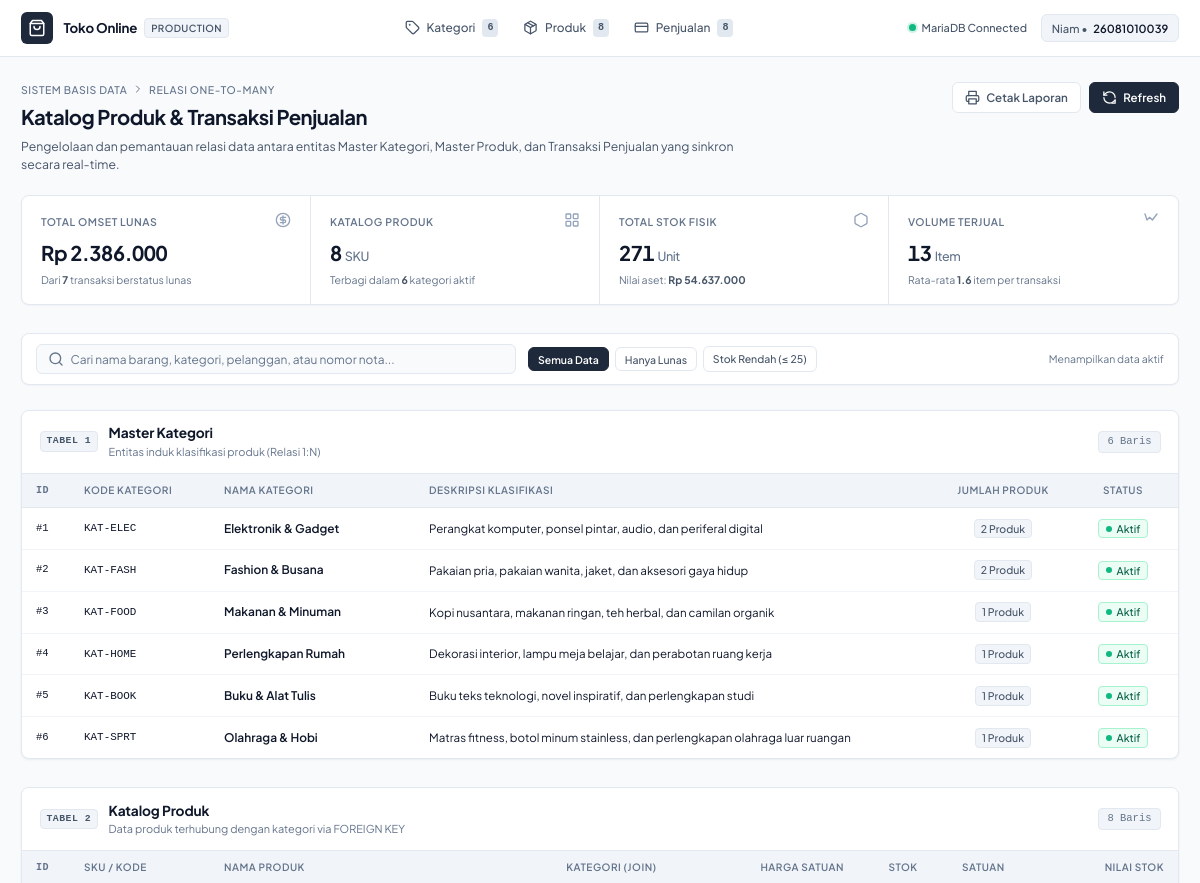
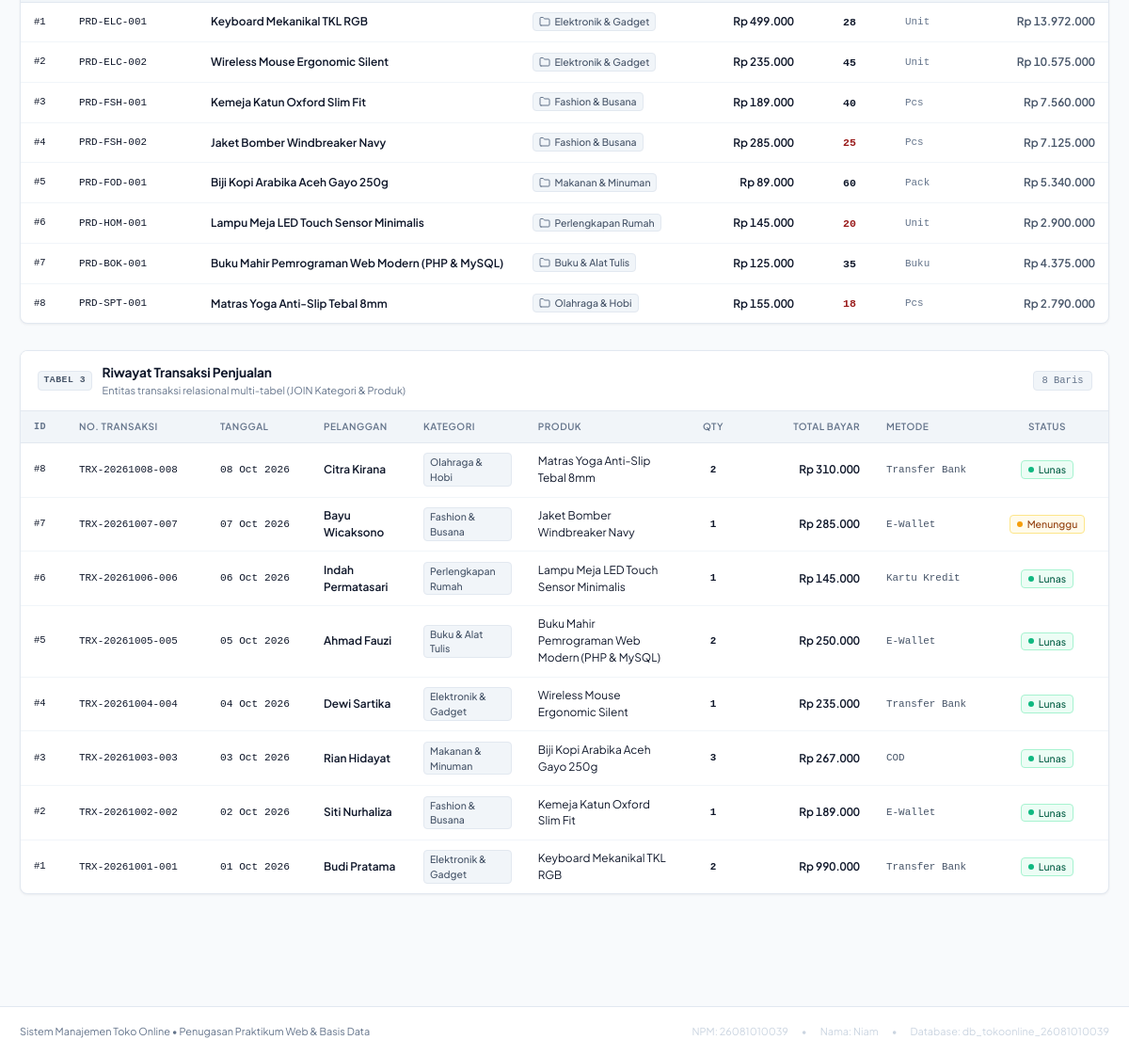
The page / on the database its author committed (2 pictures, top to bottom).
### tables this page shows
CREATE TABLE kategori (
    id_kategori INT AUTO_INCREMENT PRIMARY KEY,
    kode_kategori VARCHAR(20) NOT NULL UNIQUE,
    nama_kategori VARCHAR(100) NOT NULL,
    deskripsi TEXT,
    status_kategori ENUM ('Aktif', 'Nonaktif') NOT NULL DEFAULT 'Aktif'
);

CREATE TABLE produk (
    id_produk INT AUTO_INCREMENT PRIMARY KEY,
    id_kategori INT NOT NULL,
    kode_produk VARCHAR(20) NOT NULL UNIQUE,
    nama_produk VARCHAR(150) NOT NULL,
    harga DECIMAL(12, 2) NOT NULL,
    stok INT NOT NULL DEFAULT 0,
    satuan VARCHAR(20) NOT NULL DEFAULT 'Pcs',
    CONSTRAINT fk_produk_kategori FOREIGN KEY (id_kategori) REFERENCES kategori (id_kategori) ON DELETE CASCADE ON UPDATE CASCADE
);

CREATE TABLE penjualan (
    id_penjualan INT AUTO_INCREMENT PRIMARY KEY,
    nomor_transaksi VARCHAR(30) NOT NULL UNIQUE,
    id_kategori INT NOT NULL,
    id_produk INT NOT NULL,
    nama_pelanggan VARCHAR(100) NOT NULL,
    tanggal_transaksi DATE NOT NULL,
    jumlah INT NOT NULL,
    total_harga DECIMAL(12, 2) NOT NULL,
    metode_pembayaran ENUM (
        'Transfer Bank',
        'E-Wallet',
        'Kartu Kredit',
        'COD'
    ) NOT NULL,
    status_pembayaran ENUM ('Lunas', 'Menunggu Pembayaran', 'Dibatalkan') NOT NULL DEFAULT 'Lunas',
    CONSTRAINT fk_penjualan_kategori FOREIGN KEY (id_kategori) REFERENCES kategori (id_kategori) ON DELETE CASCADE ON UPDATE CASCADE,
    CONSTRAINT fk_penjualan_produk FOREIGN KEY (id_produk) REFERENCES produk (id_produk) ON DELETE CASCADE ON UPDATE CASCADE
);

### index.php (the view, shortened to what the rows shown need)
<?php
require_once __DIR__ . '/services/config.php';
$query_kategori = "SELECT k.*, COUNT(p.id_produk) AS total_produk_terkait
                   FROM kategori k
                   LEFT JOIN produk p ON k.id_kategori = p.id_kategori
                   GROUP BY k.id_kategori
                   ORDER BY k.id_kategori ASC";
$result_kategori = mysqli_query($conn, $query_kategori);
$query_produk = "SELECT p.*, k.nama_kategori
                 FROM produk p
                 INNER JOIN kategori k ON p.id_kategori = k.id_kategori
                 ORDER BY p.id_produk ASC";
$result_produk = mysqli_query($conn, $query_produk);
$query_penjualan = "SELECT pj.*, p.nama_produk, p.harga AS harga_satuan, k.nama_kategori
                    FROM penjualan pj
                    INNER JOIN produk p ON pj.id_produk = p.id_produk
                    INNER JOIN kategori k ON pj.id_kategori = k.id_kategori
                    ORDER BY pj.tanggal_transaksi DESC, pj.id_penjualan DESC";
$result_penjualan = mysqli_query($conn, $query_penjualan);
?>
<!DOCTYPE html>
<html lang="id">
<head>
    <link rel="stylesheet" href="css/style.css">
</head>
<body>
    <main class="app-main">
        <section class="page-intro">
            <div class="intro-text-wrap">
                <h1 class="page-title">Katalog Produk & Transaksi Penjualan</h1>
            </div>
        </section>
        <section class="data-panel" id="tabel-kategori">
            <div class="panel-header">
                <div class="panel-title-group">
                    <div>
                        <h2 class="panel-title">Master Kategori</h2>
                    </div>
                </div>
            </div>
            <div class="table-container">
                <table class="table-native" data-table-type="kategori">
                    <thead>
                        <tr>
                            <th class="col-id">ID</th>
                            <th style="width: 140px;">Kode Kategori</th>
                            <th>Nama Kategori</th>
                            <th>Deskripsi Klasifikasi</th>
                            <th class="col-center" style="width: 130px;">Jumlah Produk</th>
                            <th class="col-center" style="width: 110px;">Status</th>
                        </tr>
                    </thead>
                    <tbody>
                        <?php if (mysqli_num_rows($result_kategori) > 0): ?>
                            <?php while ($row = mysqli_fetch_assoc($result_kategori)): ?>
                                <tr class="data-row" data-searchable="<?= htmlspecialchars(strtolower($row['kode_kategori'] . ' ' . $row['nama_kategori'] . ' ' . $row['deskripsi'])); ?>">
                                    <td class="col-id">#<?= htmlspecialchars($row['id_kategori']); ?></td>
                                    <td class="col-mono"><?= htmlspecialchars($row['kode_kategori']); ?></td>
                                    <td class="col-primary-text"><?= htmlspecialchars($row['nama_kategori']); ?></td>
                                    <td class="col-muted-desc"><?= htmlspecialchars($row['deskripsi'] ?? '-'); ?></td>
                                    <td class="col-center">
                                        <span class="tag-subtle">
                                            <?= (int)$row['total_produk_terkait']; ?> Produk
                                        </span>
                                    </td>
                                    <td class="col-center">
                                        <?php if ($row['status_kategori'] === 'Aktif'): ?>
                                            <span class="status-pill status-active">
                                                <span class="status-dot"></span> Aktif
                                            </span>
                                        <?php else: ?>
                                            <span class="status-pill status-inactive">
                                                <span class="status-dot"></span> Nonaktif
                                            </span>
                                        <?php endif; ?>
                                    </td>
                                </tr>
                            <?php endwhile; ?>
                        <?php endif; ?>
                    </tbody>
                </table>
            </div>
        </section>
        <section class="data-panel" id="tabel-produk">
            <div class="panel-header">
                <div class="panel-title-group">
                    <div>
                        <h2 class="panel-title">Katalog Produk</h2>
                    </div>
                </div>
            </div>
            <div class="table-container">
                <table class="table-native" data-table-type="produk">
                    <thead>
                        <tr>
                            <th class="col-id">ID</th>
                            <th style="width: 140px;">SKU / Kode</th>
                            <th>Nama Produk</th>
                            <th>Kategori (JOIN)</th>
                            <th class="col-numeric" style="width: 140px;">Harga Satuan</th>
                            <th class="col-center" style="width: 90px;">Stok</th>
                            <th style="width: 80px;">Satuan</th>
                            <th class="col-numeric" style="width: 150px;">Nilai Stok</th>
                        </tr>
                    </thead>
                    <tbody>
                        <?php if (mysqli_num_rows($result_produk) > 0): ?>
                            <?php while ($row = mysqli_fetch_assoc($result_produk)): ?>
                                <?php $nilai_stok = $row['harga'] * $row['stok']; ?>
                                <tr class="data-row"
                                    data-stok="<?= (int)$row['stok']; ?>"
                                    data-searchable="<?= htmlspecialchars(strtolower($row['kode_produk'] . ' ' . $row['nama_produk'] . ' ' . $row['nama_kategori'])); ?>">
                                    <td class="col-id">#<?= htmlspecialchars($row['id_produk']); ?></td>
                                    <td class="col-mono"><?= htmlspecialchars($row['kode_produk']); ?></td>
                                    <td class="col-primary-text"><?= htmlspecialchars($row['nama_produk']); ?></td>
                                    <td>
                                        <span class="tag-subtle">
                                            <svg xmlns="http://www.w3.org/2000/svg" viewBox="0 0 24 24" fill="none" stroke="currentColor" stroke-width="2" stroke-linecap="round" stroke-linejoin="round">
                                                <path d="M4 20h16a2 2 0 0 0 2-2V8a2 2 0 0 0-2-2h-7.93a2 2 0 0 1-1.66-.9l-.82-1.2A2 2 0 0 0 7.93 3H4a2 2 0 0 0-2 2v13c0 1.1.9 2 2 2Z" />
                                            </svg>
                                            <?= htmlspecialchars($row['nama_kategori']); ?>
                                        </span>
                                    </td>
                                    <td class="col-numeric">Rp <?= number_format($row['harga'], 0, ',', '.'); ?></td>
                                    <td class="col-center">
                                        <span class="stock-value <?= ($row['stok'] <= 25) ? 'stock-low' : ''; ?>">
                                            <?= htmlspecialchars($row['stok']); ?>
                                        </span>
                                    </td>
                                    <td class="col-mono" style="color: var(--text-muted);"><?= htmlspecialchars($row['satuan']); ?></td>
                                    <td class="col-numeric" style="color: var(--text-secondary);">
                                        Rp <?= number_format($nilai_stok, 0, ',', '.'); ?>
                                    </td>
                                </tr>
                            <?php endwhile; ?>
                        <?php endif; ?>
                    </tbody>
                </table>
            </div>
        </section>
        <section class="data-panel" id="tabel-penjualan">
            <div class="panel-header">
                <div class="panel-title-group">
                    <div>
                        <h2 class="panel-title">Riwayat Transaksi Penjualan</h2>
                    </div>
                </div>
            </div>
            <div class="table-container">
                <table class="table-native" data-table-type="penjualan">
                    <thead>
                        <tr>
                            <th class="col-id">ID</th>
                            <th style="width: 150px;">No. Transaksi</th>
                            <th style="width: 110px;">Tanggal</th>
                            <th>Pelanggan</th>
                            <th>Kategori</th>
                            <th>Produk</th>
                            <th class="col-center" style="width: 60px;">Qty</th>
                            <th class="col-numeric" style="width: 140px;">Total Bayar</th>
                            <th style="width: 120px;">Metode</th>
                            <th class="col-center" style="width: 130px;">Status</th>
                        </tr>
                    </thead>
                    <tbody>
                        <?php if (mysqli_num_rows($result_penjualan) > 0): ?>
                            <?php while ($row = mysqli_fetch_assoc($result_penjualan)): ?>
                                <tr class="data-row"
                                    data-status="<?= htmlspecialchars(strtolower($row['status_pembayaran'])); ?>"
                                    data-searchable="<?= htmlspecialchars(strtolower($row['nomor_transaksi'] . ' ' . $row['nama_pelanggan'] . ' ' . $row['nama_produk'] . ' ' . $row['nama_kategori'] . ' ' . $row['status_pembayaran'] . ' ' . $row['metode_pembayaran'])); ?>">
                                    <td class="col-id">#<?= htmlspecialchars($row['id_penjualan']); ?></td>
                                    <td class="col-mono"><?= htmlspecialchars($row['nomor_transaksi']); ?></td>
                                    <td class="col-mono" style="font-size: 0.8rem;"><?= date('d M Y', strtotime($row['tanggal_transaksi'])); ?></td>
                                    <td class="col-primary-text"><?= htmlspecialchars($row['nama_pelanggan']); ?></td>
                                    <td>
                                        <span class="tag-subtle"><?= htmlspecialchars($row['nama_kategori']); ?></span>
                                    </td>
                                    <td><?= htmlspecialchars($row['nama_produk']); ?></td>
                                    <td class="col-center col-mono" style="font-weight: 600;"><?= htmlspecialchars($row['jumlah']); ?></td>
                                    <td class="col-numeric">Rp <?= number_format($row['total_harga'], 0, ',', '.'); ?></td>
                                    <td class="col-mono" style="font-size: 0.78rem; color: var(--text-secondary);"><?= htmlspecialchars($row['metode_pembayaran']); ?></td>
                                    <td class="col-center">
                                        <?php if ($row['status_pembayaran'] === 'Lunas'): ?>
                                            <span class="status-pill status-lunas">
                                                <span class="status-dot"></span> Lunas
                                            </span>
                                        <?php elseif ($row['status_pembayaran'] === 'Menunggu Pembayaran'): ?>
                                            <span class="status-pill status-pending">
                                                <span class="status-dot"></span> Menunggu
                                            </span>
                                        <?php else: ?>
                                            <span class="status-pill status-batal">
                                                <span class="status-dot"></span> Dibatalkan
                                            </span>
                                        <?php endif; ?>
                                    </td>
                                </tr>
                            <?php endwhile; ?>
                        <?php endif; ?>
                    </tbody>
                </table>
            </div>
        </section>
    </main>
</body>
</html>

### rows shown on the page
kategori: id_kategori "1", kode_kategori "KAT-ELEC", nama_kategori "Elektronik & Gadget", deskripsi "Perangkat komputer, ponsel pintar, audio, dan periferal digital", total_produk_terkait "2", status_kategori "Aktif" (drawn)
kategori: id_kategori "2", kode_kategori "KAT-FASH", nama_kategori "Fashion & Busana", deskripsi "Pakaian pria, pakaian wanita, jaket, dan aksesori gaya hidup", total_produk_terkait "2", status_kategori "Aktif" (drawn)
kategori: id_kategori "3", kode_kategori "KAT-FOOD", nama_kategori "Makanan & Minuman", deskripsi "Kopi nusantara, makanan ringan, teh herbal, dan camilan organik", total_produk_terkait "1", status_kategori "Aktif" (drawn)
kategori: id_kategori "4", kode_kategori "KAT-HOME", nama_kategori "Perlengkapan Rumah", deskripsi "Dekorasi interior, lampu meja belajar, dan perabotan ruang kerja", total_produk_terkait "1", status_kategori "Aktif" (drawn)
kategori: id_kategori "5", kode_kategori "KAT-BOOK", nama_kategori "Buku & Alat Tulis", deskripsi "Buku teks teknologi, novel inspiratif, dan perlengkapan studi", total_produk_terkait "1", status_kategori "Aktif" (drawn)
kategori: id_kategori "6", kode_kategori "KAT-SPRT", nama_kategori "Olahraga & Hobi", deskripsi "Matras fitness, botol minum stainless, dan perlengkapan olahraga luar ruangan", total_produk_terkait "1", status_kategori "Aktif" (drawn)
produk: id_produk "1", kode_produk "PRD-ELC-001", nama_produk "Keyboard Mekanikal TKL RGB", id_kategori.nama_kategori "Elektronik & Gadget", harga "499.000", stok "28", satuan "Unit", nilai_stok "13.972.000"
produk: id_produk "2", kode_produk "PRD-ELC-002", nama_produk "Wireless Mouse Ergonomic Silent", id_kategori.nama_kategori "Elektronik & Gadget", harga "235.000", stok "45", satuan "Unit", nilai_stok "10.575.000"
produk: id_produk "3", kode_produk "PRD-FSH-001", nama_produk "Kemeja Katun Oxford Slim Fit", id_kategori.nama_kategori "Fashion & Busana", harga "189.000", stok "40", satuan "Pcs", nilai_stok "7.560.000"
produk: id_produk "4", kode_produk "PRD-FSH-002", nama_produk "Jaket Bomber Windbreaker Navy", id_kategori.nama_kategori "Fashion & Busana", harga "285.000", stok "25", satuan "Pcs", nilai_stok "7.125.000"
produk: id_produk "5", kode_produk "PRD-FOD-001", nama_produk "Biji Kopi Arabika Aceh Gayo 250g", id_kategori.nama_kategori "Makanan & Minuman", harga "89.000", stok "60", satuan "Pack", nilai_stok "5.340.000"
produk: id_produk "6", kode_produk "PRD-HOM-001", nama_produk "Lampu Meja LED Touch Sensor Minimalis", id_kategori.nama_kategori "Perlengkapan Rumah", harga "145.000", stok "20", satuan "Unit", nilai_stok "2.900.000"
produk: id_produk "7", kode_produk "PRD-BOK-001", nama_produk "Buku Mahir Pemrograman Web Modern (PHP & MySQL)", id_kategori.nama_kategori "Buku & Alat Tulis", harga "125.000", stok "35", satuan "Buku", nilai_stok "4.375.000"
produk: id_produk "8", kode_produk "PRD-SPT-001", nama_produk "Matras Yoga Anti-Slip Tebal 8mm", id_kategori.nama_kategori "Olahraga & Hobi", harga "155.000", stok "18", satuan "Pcs", nilai_stok "2.790.000"
penjualan: id_penjualan "8", nomor_transaksi "TRX-20261008-008", tanggal_transaksi "08 Oct 2026", nama_pelanggan "Citra Kirana", id_kategori.nama_kategori "Olahraga & Hobi", id_produk.nama_produk "Matras Yoga Anti-Slip Tebal 8mm", jumlah "2", total_harga "310.000", metode_pembayaran "Transfer Bank", status_pembayaran "Lunas" (drawn)
penjualan: id_penjualan "7", nomor_transaksi "TRX-20261007-007", tanggal_transaksi "07 Oct 2026", nama_pelanggan "Bayu Wicaksono", id_kategori.nama_kategori "Fashion & Busana", id_produk.nama_produk "Jaket Bomber Windbreaker Navy", jumlah "1", total_harga "285.000", metode_pembayaran "E-Wallet", shows "Menunggu"
penjualan: id_penjualan "6", nomor_transaksi "TRX-20261006-006", tanggal_transaksi "06 Oct 2026", nama_pelanggan "Indah Permatasari", id_kategori.nama_kategori "Perlengkapan Rumah", id_produk.nama_produk "Lampu Meja LED Touch Sensor Minimalis", jumlah "1", total_harga "145.000", metode_pembayaran "Kartu Kredit", status_pembayaran "Lunas" (drawn)
penjualan: id_penjualan "5", nomor_transaksi "TRX-20261005-005", tanggal_transaksi "05 Oct 2026", nama_pelanggan "Ahmad Fauzi", id_kategori.nama_kategori "Buku & Alat Tulis", id_produk.nama_produk "Buku Mahir Pemrograman Web Modern (PHP & MySQL)", jumlah "2", total_harga "250.000", metode_pembayaran "E-Wallet", status_pembayaran "Lunas" (drawn)
penjualan: id_penjualan "4", nomor_transaksi "TRX-20261004-004", tanggal_transaksi "04 Oct 2026", nama_pelanggan "Dewi Sartika", id_kategori.nama_kategori "Elektronik & Gadget", id_produk.nama_produk "Wireless Mouse Ergonomic Silent", jumlah "1", total_harga "235.000", metode_pembayaran "Transfer Bank", status_pembayaran "Lunas" (drawn)
penjualan: id_penjualan "3", nomor_transaksi "TRX-20261003-003", tanggal_transaksi "03 Oct 2026", nama_pelanggan "Rian Hidayat", id_kategori.nama_kategori "Makanan & Minuman", id_produk.nama_produk "Biji Kopi Arabika Aceh Gayo 250g", jumlah "3", total_harga "267.000", metode_pembayaran "COD", status_pembayaran "Lunas" (drawn)
penjualan: id_penjualan "2", nomor_transaksi "TRX-20261002-002", tanggal_transaksi "02 Oct 2026", nama_pelanggan "Siti Nurhaliza", id_kategori.nama_kategori "Fashion & Busana", id_produk.nama_produk "Kemeja Katun Oxford Slim Fit", jumlah "1", total_harga "189.000", metode_pembayaran "E-Wallet", status_pembayaran "Lunas" (drawn)
penjualan: id_penjualan "1", nomor_transaksi "TRX-20261001-001", tanggal_transaksi "01 Oct 2026", nama_pelanggan "Budi Pratama", id_kategori.nama_kategori "Elektronik & Gadget", id_produk.nama_produk "Keyboard Mekanikal TKL RGB", jumlah "2", total_harga "990.000", metode_pembayaran "Transfer Bank", status_pembayaran "Lunas" (drawn)

### other values the page prints
$total_kategori "6"
$total_produk "8"
$total_penjualan "8"
$total_omset "2.386.000"
$total_lunas "7"
$total_stok "271"
$total_aset "54.637.000"
$total_qty_terjual "13"
$total_qty_terjual / max(1, $total_penjualan) "1.6"
mysqli_num_rows($result_kategori) "6"
mysqli_num_rows($result_produk) "8"
mysqli_num_rows($result_penjualan) "8"
